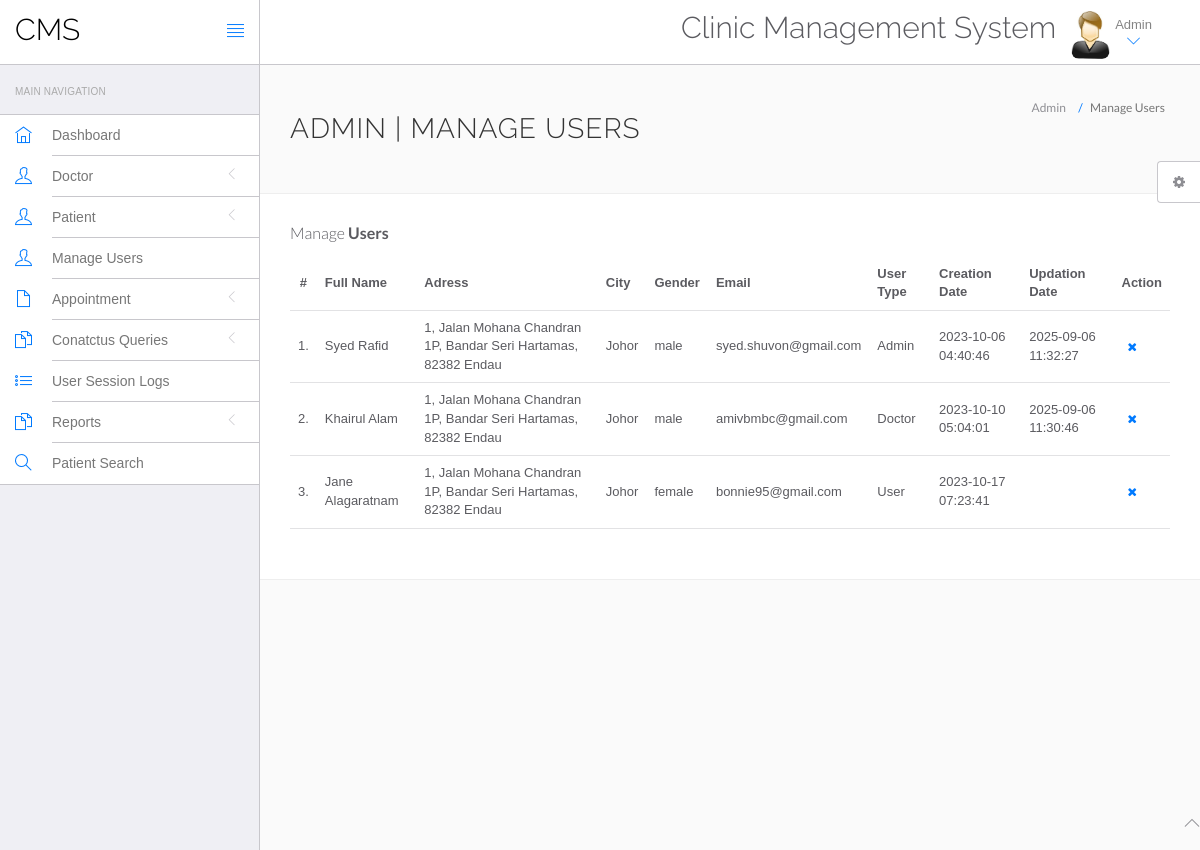
The app's page /cms/admin/manage-users.php (signed in) with its own data.
### tables this page shows
CREATE TABLE `users` (
  `id` int(11) NOT NULL,
  `fullName` varchar(255) DEFAULT NULL,
  `address` longtext DEFAULT NULL,
  `city` varchar(255) DEFAULT NULL,
  `gender` varchar(255) DEFAULT NULL,
  `email` varchar(255) DEFAULT NULL,
  `password` varchar(255) DEFAULT NULL,
  `regDate` timestamp NULL DEFAULT current_timestamp(),
  `updationDate` timestamp NULL DEFAULT NULL ON UPDATE current_timestamp(),
  `userType` varchar(50) NOT NULL
);

### src/cms/admin/manage-users.php (the view, shortened to what this page needs)
<?php
include('include/config.php');
if (strlen($_SESSION['id']) == 0) {
    header('location:logout.php');
} else {
?>
<!DOCTYPE html>
<html lang="en">
<head>
    <link rel="stylesheet" href="vendor/bootstrap/css/bootstrap.min.css">
    <link rel="stylesheet" href="vendor/fontawesome/css/font-awesome.min.css">
    <link rel="stylesheet" href="vendor/themify-icons/themify-icons.min.css">
    <link href="vendor/animate.css/animate.min.css" rel="stylesheet" media="screen">
    <link href="vendor/perfect-scrollbar/perfect-scrollbar.min.css" rel="stylesheet" media="screen">
    <link href="vendor/switchery/switchery.min.css" rel="stylesheet" media="screen">
    <link href="vendor/bootstrap-touchspin/jquery.bootstrap-touchspin.min.css" rel="stylesheet" media="screen">
    <link href="vendor/select2/select2.min.css" rel="stylesheet" media="screen">
    <link href="vendor/bootstrap-datepicker/bootstrap-datepicker3.standalone.min.css" rel="stylesheet" media="screen">
    <link href="vendor/bootstrap-timepicker/bootstrap-timepicker.min.css" rel="stylesheet" media="screen">
    <link rel="stylesheet" href="assets/css/styles.css">
    <link rel="stylesheet" href="assets/css/plugins.css">
    <link rel="stylesheet" href="assets/css/themes/theme-1.css" id="skin_color" />
</head>
<body>
    <div id="app">
        <?php include('include/sidebar.php');?>
        <div class="app-content">
            <?php include('include/header.php');?>
            <div class="main-content">
                <div class="wrap-content container" id="container">
                    <section id="page-title">
                        <div class="row">
                            <div class="col-sm-8">
                                <h1 class="mainTitle">Admin | Manage Users</h1>
                            </div>
                            <ol class="breadcrumb">
                                <li>
                                    <span>Admin</span>
                                </li>
                                <li class="active">
                                    <span>Manage Users</span>
                                </li>
                            </ol>
                        </div>
                    </section>
                    <div class="container-fluid container-fullw bg-white">
                        <div class="row">
                            <div class="col-md-12">
                                <h5 class="over-title margin-bottom-15">Manage <span class="text-bold">Users</span></h5>
                                <table class="table table-hover" id="sample-table-1">
                                    <thead>
                                        <tr>
                                            <th class="center">#</th>
                                            <th>Full Name</th>
                                            <th class="hidden-xs">Adress</th>
                                            <th>City</th>
                                            <th>Gender </th>
                                            <th>Email </th>
                                            <th>User Type</th>
                                            <th>Creation Date </th>
                                            <th>Updation Date </th>
                                            <th>Action</th>
                                        </tr>
                                    </thead>
                                    <tbody>
                                        <?php
$sql=mysqli_query($con,"select * from users");
$cnt=1;
while($row=mysqli_fetch_array($sql))
{
?>
                                        <tr>
                                            <td class="center"><?php echo $cnt;?>.</td>
                                            <td class="hidden-xs"><?php echo $row['fullName'];?></td>
                                            <td><?php echo $row['address'];?></td>
                                            <td><?php echo $row['city'];?>
                                            </td>
                                            <td><?php echo $row['gender'];?></td>
                                            <td><?php echo $row['email'];?></td>
                                            <td><?php echo $row['userType'];?></td>
                                            <td><?php echo $row['regDate'];?></td>
                                            <td><?php echo $row['updationDate'];?>
                                            </td>
                                            <td>
                                                <div class="visible-md visible-lg hidden-sm hidden-xs">
                                                    <a href="manage-users.php?id=<?php echo $row['id']?>&del=delete"
                                                        onClick="return confirm('Are you sure you want to delete?')"
                                                        class="btn btn-transparent btn-xs tooltips"
                                                        tooltip-placement="top" tooltip="Remove"><i
                                                            class="fa fa-times fa fa-white"></i></a>
                                                </div>
                                            </td>
                                        </tr>
                                        <?php
$cnt=$cnt+1;
											 }?>
                                    </tbody>
                                </table>
                            </div>
                        </div>
                    </div>
                </div>
            </div>
        </div>
    </div>
    <?php include('include/footer.php');?>
    <?php include('include/setting.php');?>
</body>
</html>
<?php } ?>

### src/cms/admin/assets/css/themes/theme-1.css (style rules this page uses)
body { background: #FAFAFA; }

### records on screen
users: fullName "Syed Rafid", address "1, Jalan Mohana Chandran 1P, Bandar Seri Hartamas, 82382 Endau", city "Johor", gender "male", email "syed.shuvon@gmail.com", userType "Admin", regDate "2023-10-06 04:40:46", updationDate "2025-09-06 11:32:27"
users: fullName "Khairul Alam", address "1, Jalan Mohana Chandran 1P, Bandar Seri Hartamas, 82382 Endau", city "Johor", gender "male", email "amivbmbc@gmail.com", userType "Doctor", regDate "2023-10-10 05:04:01", updationDate "2025-09-06 11:30:46"
users: fullName "Jane Alagaratnam", address "1, Jalan Mohana Chandran 1P, Bandar Seri Hartamas, 82382 Endau", city "Johor", gender "female", email "bonnie95@gmail.com", userType "User", regDate "2023-10-17 07:23:41"
